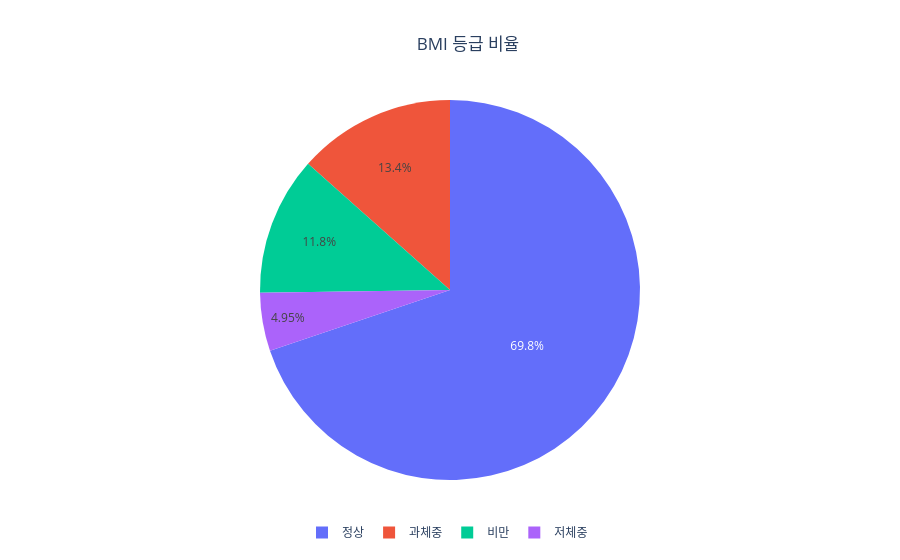

The notebook cell saved with this chart:
### Code cell
import plotly.graph_objs as go

health_grade = health_drop_ele["bmi_등급"].value_counts()
fig = go.Figure(data=[go.Pie(labels=health_grade.index, values=health_grade)])
fig.update_layout(title_text='BMI 등급 비율',title_x=0.52,legend=dict(x=0.3, y=-0.1, orientation='h'))

fig.show()

### Figure 1 — Plotly figure (JSON) as saved in the notebook; plotly's stock layout.template omitted (floating-point values rounded to 4 significant figures)
{"data": [{"labels": ["정상", "과체중", "비만", "저체중"], "type": "pie", "values": [3327, 640, 562, 236]}], "layout": {"autosize": true, "legend": {"orientation": "h", "x": 0.3, "y": -0.1}, "title": {"text": "BMI 등급 비율", "x": 0.52}}}
